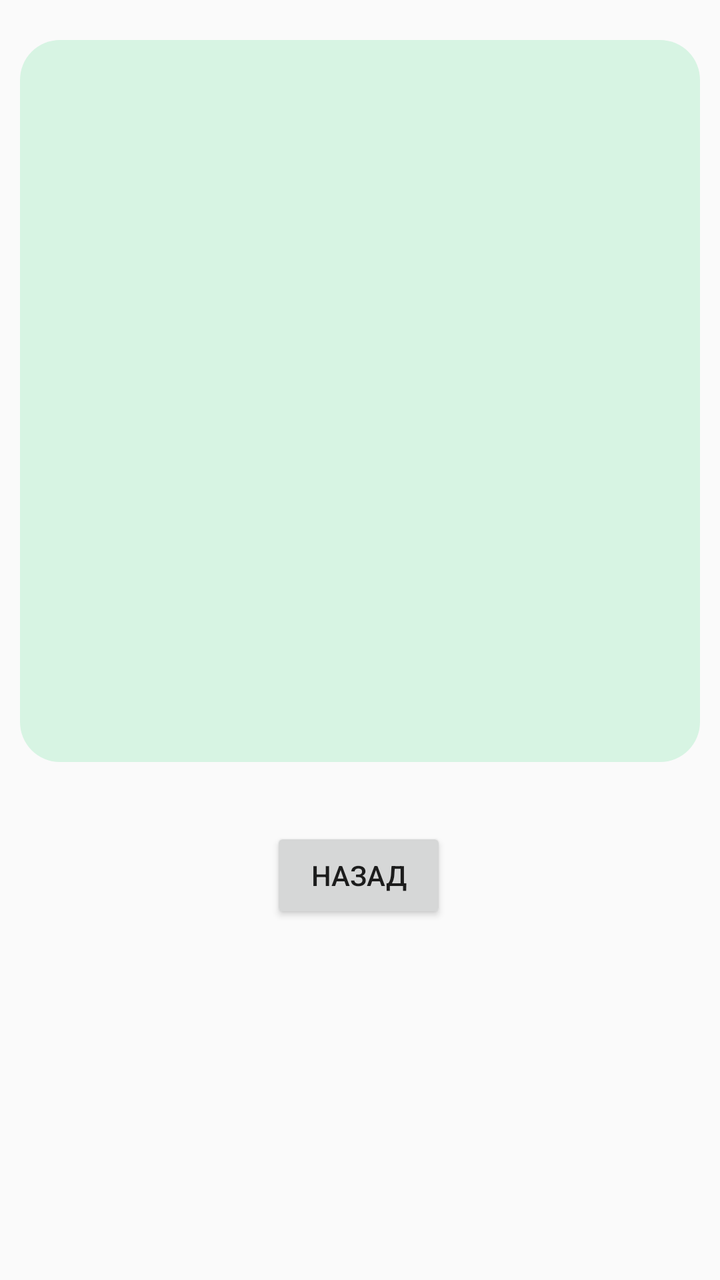
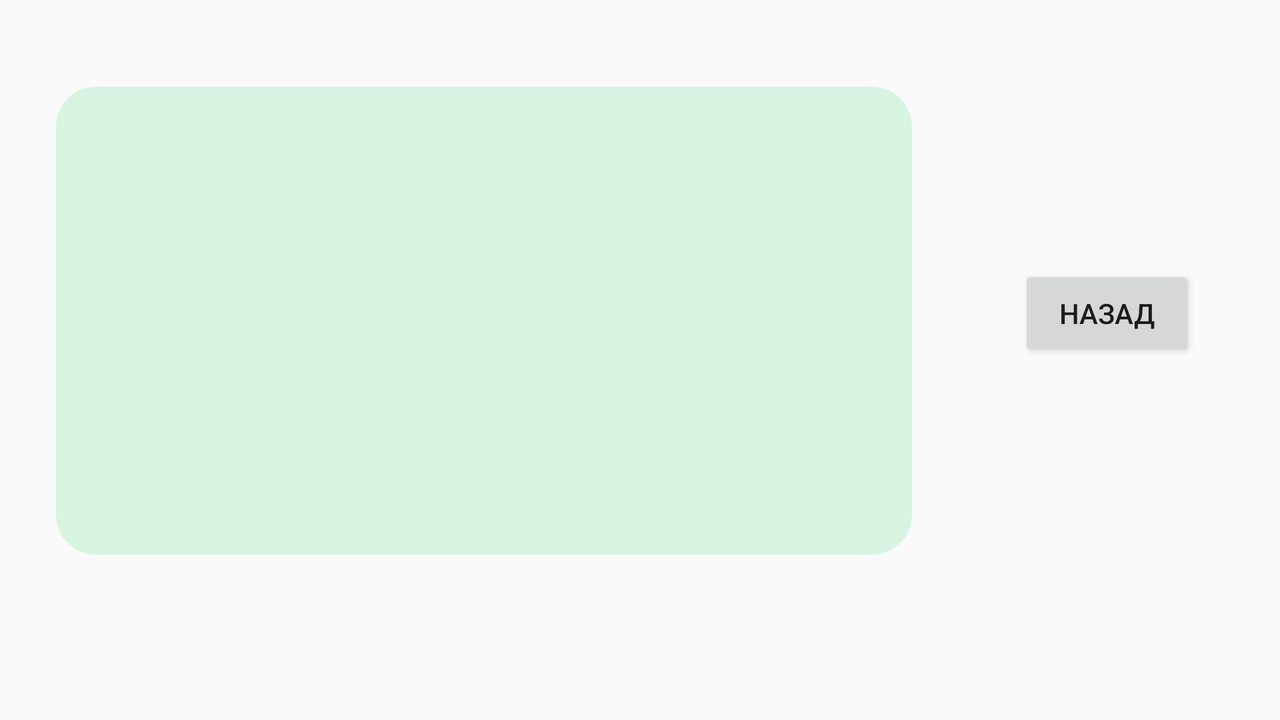

An Android layout and its configuration variant, each rendered on a device that would load it. The default file and the variant file are quoted in full after the pictures.
<!-- AndroidManifest.xml: application theme AppTheme -->
<!-- res/layout/fragment_fourth.xml -->
<?xml version="1.0" encoding="utf-8"?>
<androidx.constraintlayout.widget.ConstraintLayout xmlns:android="http://schemas.android.com/apk/res/android"
    xmlns:app="http://schemas.android.com/apk/res-auto"
    xmlns:tools="http://schemas.android.com/tools"
    android:layout_width="match_parent"
    android:layout_height="match_parent"
    tools:context=".FourthFragment">

    <ScrollView
        android:id="@+id/scrollview_fourth"
        android:layout_width="340dp"
        android:layout_height="361dp"
        android:layout_marginStart="10dp"
        android:layout_marginLeft="10dp"
        android:layout_marginTop="20dp"
        android:layout_marginEnd="10dp"
        android:layout_marginRight="10dp"
        android:background="@drawable/frame_border"
        app:layout_constraintEnd_toEndOf="parent"
        app:layout_constraintHorizontal_bias="0.49"
        app:layout_constraintStart_toStartOf="parent"
        app:layout_constraintTop_toTopOf="parent">

        <LinearLayout
            android:id="@+id/linearlayout_fourth"
            android:layout_width="match_parent"
            android:layout_height="match_parent"
            android:orientation="vertical">

            <TextView
                android:id="@+id/textview_fourth"
                android:layout_width="match_parent"
                android:layout_height="match_parent" />
        </LinearLayout>
    </ScrollView>

    <Button
        android:id="@+id/button_fourth_previous"
        android:layout_width="wrap_content"
        android:layout_height="wrap_content"
        android:layout_marginTop="10dp"
        android:text="@string/button_fourth_previous"
        app:layout_constraintBottom_toBottomOf="parent"
        app:layout_constraintEnd_toEndOf="parent"
        app:layout_constraintHorizontal_bias="0.498"
        app:layout_constraintStart_toStartOf="parent"
        app:layout_constraintTop_toBottomOf="@+id/scrollview_fourth"
        app:layout_constraintVertical_bias="0.112" />
</androidx.constraintlayout.widget.ConstraintLayout>
<!-- resources referenced by this layout -->
<resources>
  <!-- drawable frame_border (drawable) -->
  <?xml version="1.0" encoding="utf-8"?>
  <shape xmlns:android="http://schemas.android.com/apk/res/android" android:shape="rectangle">
      <corners android:radius="20dp"/>
      <padding android:left="20dp" android:right="20dp" android:top="20dp" android:bottom="20dp"/>
      <solid android:color="#D7F4E3"/>
  </shape>
  <string name="button_fourth_previous">Назад</string>
  <style name="AppTheme" parent="Theme.AppCompat.Light.DarkActionBar">
          
          <item name="colorPrimary">@color/colorPrimary</item>
          <item name="colorPrimaryDark">@color/colorPrimaryDark</item>
          <item name="colorAccent">@color/colorAccent</item>
      </style>
  <color name="colorPrimary">#6200EE</color>
  <color name="colorPrimaryDark">#3700B3</color>
  <color name="colorAccent">#03DAC5</color>
</resources>
<!-- res/layout-land/fragment_fourth.xml (the repository's variant of the layout above) -->
<!-- drawn on the phone turned sideways -->
<?xml version="1.0" encoding="utf-8"?>
<androidx.constraintlayout.widget.ConstraintLayout xmlns:android="http://schemas.android.com/apk/res/android"
    xmlns:app="http://schemas.android.com/apk/res-auto"
    xmlns:tools="http://schemas.android.com/tools"
    android:layout_width="match_parent"
    android:layout_height="match_parent"
    tools:context=".FourthFragment">

    <ScrollView
        android:id="@+id/scrollview_fourth"
        android:layout_width="428dp"
        android:layout_height="234dp"
        android:layout_marginStart="10dp"
        android:layout_marginLeft="10dp"
        android:layout_marginTop="20dp"
        android:layout_marginBottom="20dp"
        android:background="@drawable/frame_border"
        app:layout_constraintBottom_toBottomOf="parent"
        app:layout_constraintEnd_toEndOf="parent"
        app:layout_constraintHorizontal_bias="0.089"
        app:layout_constraintStart_toStartOf="parent"
        app:layout_constraintTop_toTopOf="parent"
        app:layout_constraintVertical_bias="0.27">

        <LinearLayout
            android:id="@+id/linearlayout_fourth"
            android:layout_width="match_parent"
            android:layout_height="match_parent"
            android:orientation="vertical">

            <TextView
                android:id="@+id/textview_fourth"
                android:layout_width="match_parent"
                android:layout_height="match_parent" />
        </LinearLayout>
    </ScrollView>

    <Button
        android:id="@+id/button_fourth_previous"
        android:layout_width="wrap_content"
        android:layout_height="wrap_content"
        android:layout_marginStart="10dp"
        android:layout_marginLeft="10dp"
        android:text="@string/button_fourth_previous"
        app:layout_constraintBottom_toBottomOf="parent"
        app:layout_constraintEnd_toEndOf="parent"
        app:layout_constraintHorizontal_bias="0.504"
        app:layout_constraintStart_toEndOf="@+id/scrollview_fourth"
        app:layout_constraintTop_toTopOf="parent"
        app:layout_constraintVertical_bias="0.425" />
</androidx.constraintlayout.widget.ConstraintLayout>
